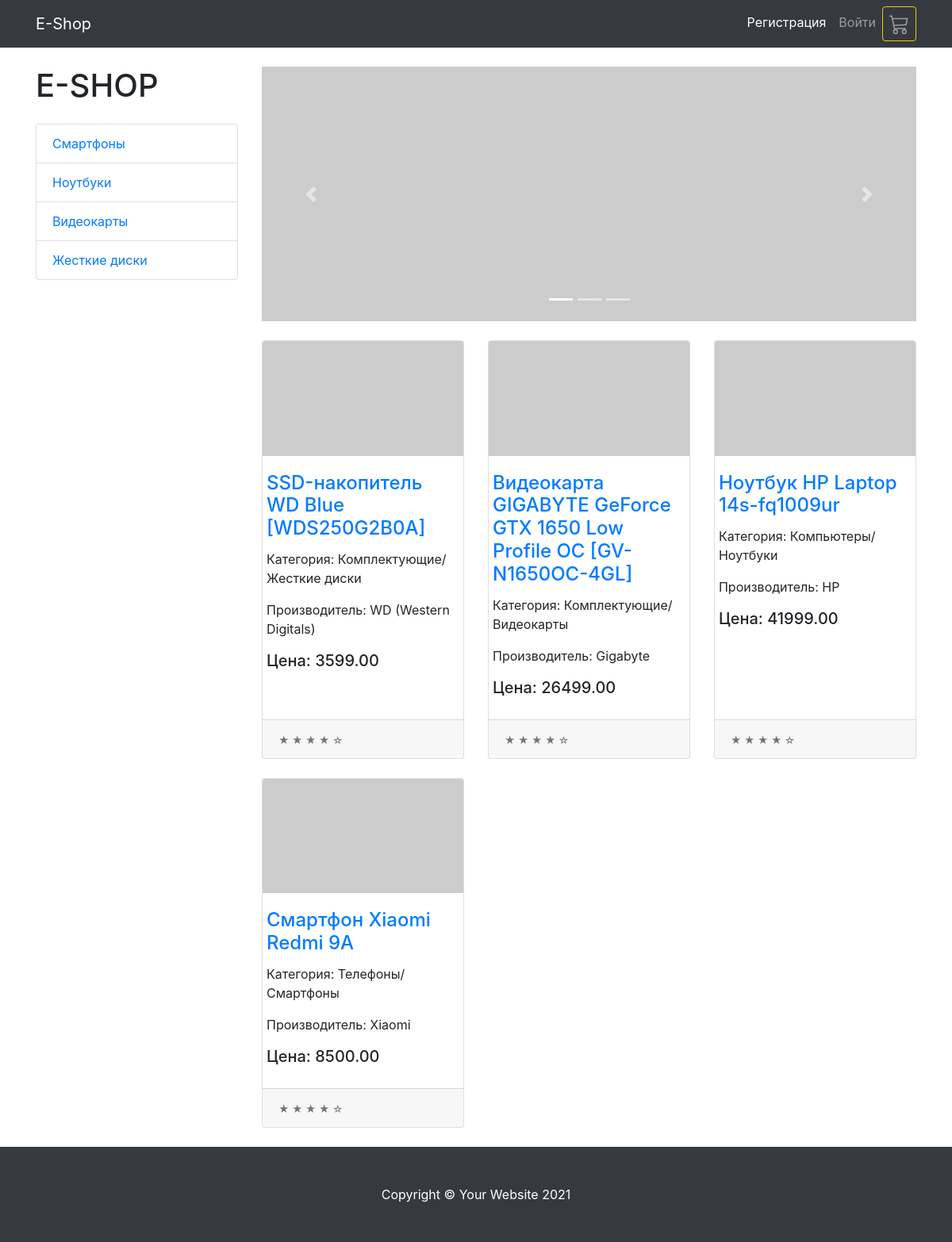
The page / on the database its author committed.
### products/models.py (models this page shows, shortened)
class SubCategory(models.Model):
    name = models.CharField(max_length=100, verbose_name='Имя подкатегории')
    slug_url = models.SlugField(max_length=20, unique=True, null=True)
    def __str__(self):
        return str(self.name)

class Product(models.Model):
    product_name = models.CharField(max_length=255, verbose_name='Название продукта')
    descriptions = models.TextField(verbose_name='Описание')
    product_image = models.ImageField(blank=True)
    price = models.DecimalField(max_digits=12, decimal_places=2, verbose_name='Цена')
    slug_url = models.SlugField(max_length=20, unique=True, null=True)
    date_create = models.DateTimeField(auto_now_add=True)
    date_update = models.DateTimeField(auto_now=True)
    category = models.ForeignKey(Category, verbose_name='Категория продукта',
                                 on_delete=models.CASCADE)
    subcategory = models.ForeignKey(SubCategory, verbose_name='Подкатегория продукта',
                                    on_delete=models.CASCADE)
    manufacturer = models.ForeignKey(Manufacturer, verbose_name='Производитель продукта',
                                     on_delete=models.CASCADE)
    class Meta:
        abstract = True

class HddDisk(Product):
    interface = models.CharField(max_length=150, verbose_name='Интерфейс')
    memory_value = models.IntegerField(verbose_name='Объем памяти')
    units_of_measurement = models.CharField(max_length=255, verbose_name='Единицы измерения')
    product_type = models.CharField(max_length=150, verbose_name='HDD/SSD/M2')

class Category(models.Model):
    name = models.CharField(max_length=100, verbose_name='Имя категории')
    slug_url = models.SlugField(max_length=20, unique=True, null=True)
    def __str__(self):
        return str(self.name)

class Manufacturer(models.Model):
    name = models.CharField(max_length=100, verbose_name='Производитель')
    slug_url = models.SlugField(max_length=20, unique=True)
    def __str__(self):
        return str(self.name)

class VideoCard(Product):
    processor = models.CharField(max_length=150, verbose_name='Марка процессора')
    memory_value = models.IntegerField(verbose_name='Объем встроенной памяти')
    connectors = models.CharField(max_length=255, verbose_name='Разъемы подключения')
    connectors_number = models.IntegerField(verbose_name='Кол-во подключаемых мониторов')

class NoteBook(Product):
    processor = models.CharField(max_length=150, verbose_name='Марка процессора')
    ram_value = models.IntegerField(verbose_name='Объем оперативной памяти')
    memory_value = models.IntegerField(verbose_name='Объем встроенной памяти')
    resolution_screen = models.CharField(max_length=150, verbose_name='Разрешение экрана')
    battery_capacity = models.IntegerField(verbose_name='Емкость аккумулятора')
    video_card = models.CharField(max_length=150, verbose_name='Видеокарта', blank=True)
    os_system = models.CharField(max_length=150, verbose_name='Операционная система', blank=True)

class Smartphone(Product):
    processor = models.CharField(max_length=150, verbose_name='Марка процессора')
    ram_value = models.IntegerField(verbose_name='Объем оперативной памяти')
    memory_value = models.IntegerField(verbose_name='Объем встроенной памяти')
    resolution_screen = models.CharField(max_length=150, verbose_name='Разрешение экрана')
    battery_capacity = models.IntegerField(verbose_name='Емкость аккумулятора')
    nfc = models.BooleanField(verbose_name='NFC')
    os_system = models.CharField(max_length=150, verbose_name='Операционная система')

### products/views.py (the view)
# urls.py: path('', main_page, name='main_page'),
def main_page(request):
    hdd = random.choice(list(HddDisk.objects.all()))
    video_cards = random.choice(list(VideoCard.objects.all()))
    notebook = random.choice(list(NoteBook.objects.all()))
    smartphone = random.choice(list(Smartphone.objects.all()))
    subcategories = SubCategory.objects.all()
    content = {
        'content': {
            'hdd': hdd,
            'video_cards': video_cards,
            'notebook': notebook,
            'smartphone': smartphone,
        },
        'subcategories': subcategories
    }
    return render(request, 'products/index.html', content)

### cart/context_processors.py (called while the page is built)
def cart(request):
    cart_customer = Cart(request).cart
    if any((not cart_customer, cart_customer.get('total_qty') in (0, '0'))):
        return {'cart': 'Корзина пуста'}
    if cart_customer.get('products'):
        pre_products = {next(serializers.deserialize('json', product[0])).object: product[1] for product in
                        cart_customer['products'].items()}
        cart_customer['products'] = pre_products
    return {'cart': cart_customer}

### products/templates/products/index.html (shortened to what this page needs)
{% extends 'layout/basic.html' %}
{% block main_content %}
        <div class="container">
            <div class="row">
                <div class="col-lg-3">
                    <h1 class="my-4">E-SHOP</h1>
                    <div class="list-group">
                        {% for subcategory in subcategories  %}
                            <a class="list-group-item" href="{% url 'category_list' subcategory.slug_url %}">{{ subcategory.name }}</a>
                        {% endfor %}
                    </div>
                </div>
                <div class="col-lg-9">
                    <div class="carousel slide my-4" id="carouselExampleIndicators" data-ride="carousel">
                        <ol class="carousel-indicators">
                            <li class="active" data-target="#carouselExampleIndicators" data-slide-to="0"></li>
                            <li data-target="#carouselExampleIndicators" data-slide-to="1"></li>
                            <li data-target="#carouselExampleIndicators" data-slide-to="2"></li>
                        </ol>
                        <div class="carousel-inner" role="listbox">
                            <div class="carousel-item active"><img class="d-block img-fluid" src="https://via.placeholder.com/900x350" alt="First slide" /></div>
                        </div>
                        <a class="carousel-control-prev" href="#carouselExampleIndicators" role="button" data-slide="prev">
                            <span class="carousel-control-prev-icon" aria-hidden="true"></span>
                        </a>
                        <a class="carousel-control-next" href="#carouselExampleIndicators" role="button" data-slide="next">
                            <span class="carousel-control-next-icon" aria-hidden="true"></span>
                        </a>
                    </div>
                    <div class="row">
                        {% for key, value in content.items %}
                        <div class="col-lg-4 col-md-6 mb-4">
                            <div class="card h-100">
                                <a href="#!"><img class="card-img-top" src="https://via.placeholder.com/700x400" alt="..." /></a>
                                <div class="card-body">
                                    <div class="row row-flex">
                                        <h4 class="card-title"><a href="{% url 'product_detail' value.subcategory.slug_url value.slug_url %}">{{ value.product_name }}</a></h4>
                                        <p class="card-text">Категория: {{ value.category }}/{{ value.subcategory }}</p>
                                        <p class="card-text">Производитель: {{ value.manufacturer }}</p>
                                        <h5>Цена: {{ value.price }}</h5>
                                    </div>
                                </div>
                                <div class="card-footer"><small class="text-muted">★ ★ ★ ★ ☆</small></div>
                            </div>
                        </div>
                        {% endfor %}
                    </div>
                </div>
            </div>
        </div>
{% endblock %}

### templates/layout/basic.html (shortened to what this page needs)
{% load static %}
<!DOCTYPE html>
<html lang="en">
<head>
    <link rel="stylesheet" href="https://cdn.jsdelivr.net/npm/bootstrap@4.6.0/dist/css/bootstrap.min.css"
>
</head>
<body class="d-flex flex-column min-vh-100">
<div class="wrapper flex-grow-1">
    <nav class="navbar navbar-expand-lg navbar-dark bg-dark">
        <div class="container">
            <a class="navbar-brand" href="/">E-Shop</a>
            <div class="collapse navbar-collapse" id="navbarResponsive">
                <ul class="navbar-nav ml-auto">
                    {% if not request.user.is_authenticated %}
                        <li class="nav-item active">
                            <a class="nav-link" href="{% url 'registration_customer' %}">
                                Регистрация
                            </a>
                        </li>
                        <li class="nav-item"><a class="nav-link" href="{% url 'login_view' %}">Войти</a></li>
                    {% endif %}
                        <li class="nav-item">
                            <a type="button" class="nav-link btn btn-outline-warning" href="{% url 'cart_detail' %}">
                            </a>
                        </li>
                </ul>
            </div>
        </div>
    </nav>
    {% block main_content %}
    {% endblock %}
</div>
<footer class="py-5 bg-dark">
    <div class="container"><p class="m-0 text-center text-white">Copyright &copy; Your Website 2021</p></div>
</footer>
</body>
</html>

### rows shown on the page
SubCategory: name "Смартфоны"
SubCategory: name "Ноутбуки"
SubCategory: name "Видеокарты"
SubCategory: name "Жесткие диски"
HddDisk: product_name "SSD-накопитель WD Blue [WDS250G2B0A]", category "Комплектующие", subcategory "Жесткие диски", manufacturer "WD (Western Digitals)", price "3599.00"
VideoCard: product_name "Видеокарта GIGABYTE GeForce GTX 1650 Low Profile OC [GV-N1650OC-4GL]", category "Комплектующие", subcategory "Видеокарты", manufacturer "Gigabyte", price "26499.00"
NoteBook: product_name "Ноутбук HP Laptop 14s-fq1009ur", category "Компьютеры", subcategory "Ноутбуки", manufacturer "HP", price "41999.00"
Smartphone: product_name "Смартфон Xiaomi Redmi 9A", category "Телефоны", subcategory "Смартфоны", manufacturer "Xiaomi", price "8500.00"
